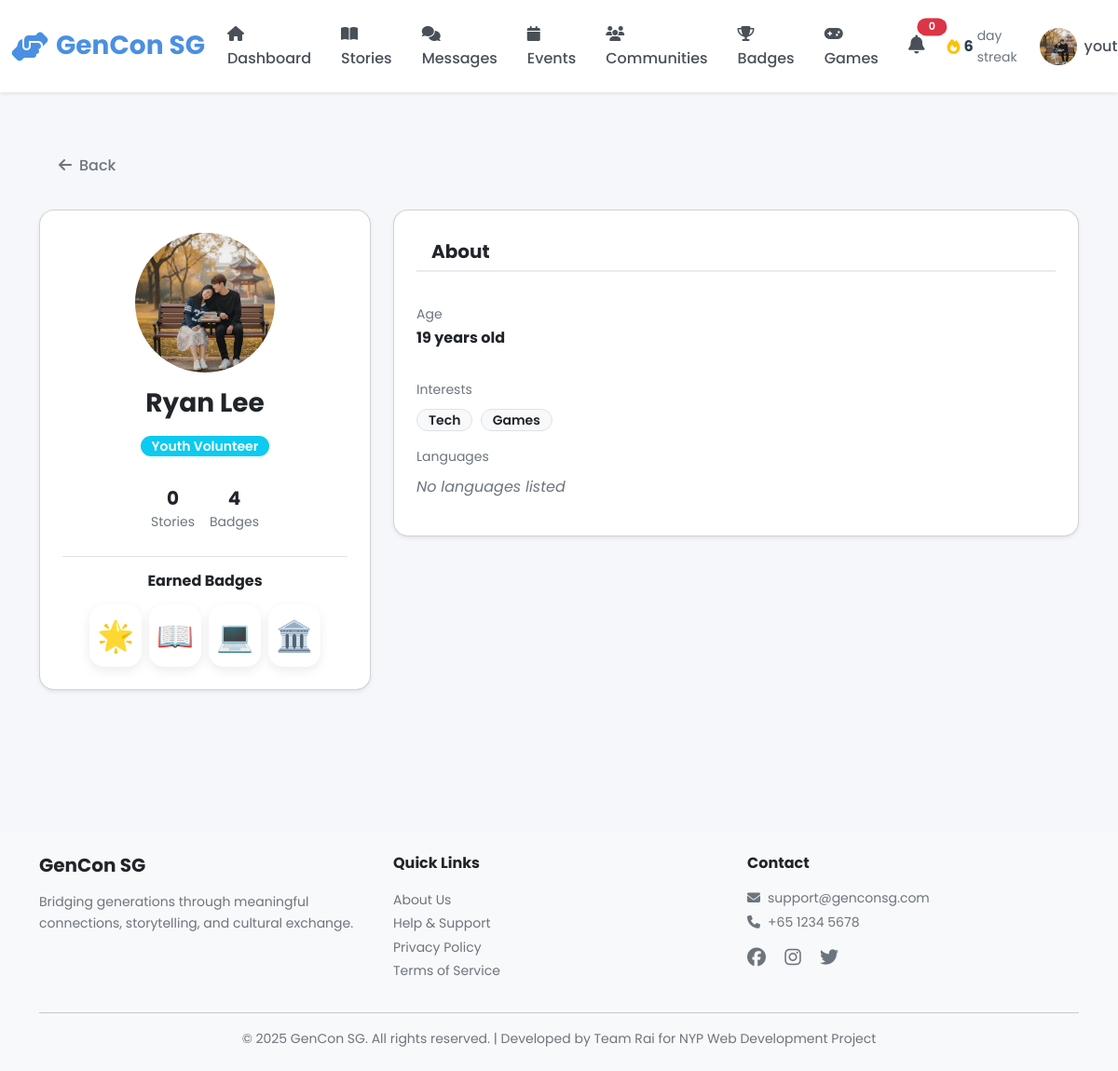
Before: /youth/users/3 (signed in) with the older database file.
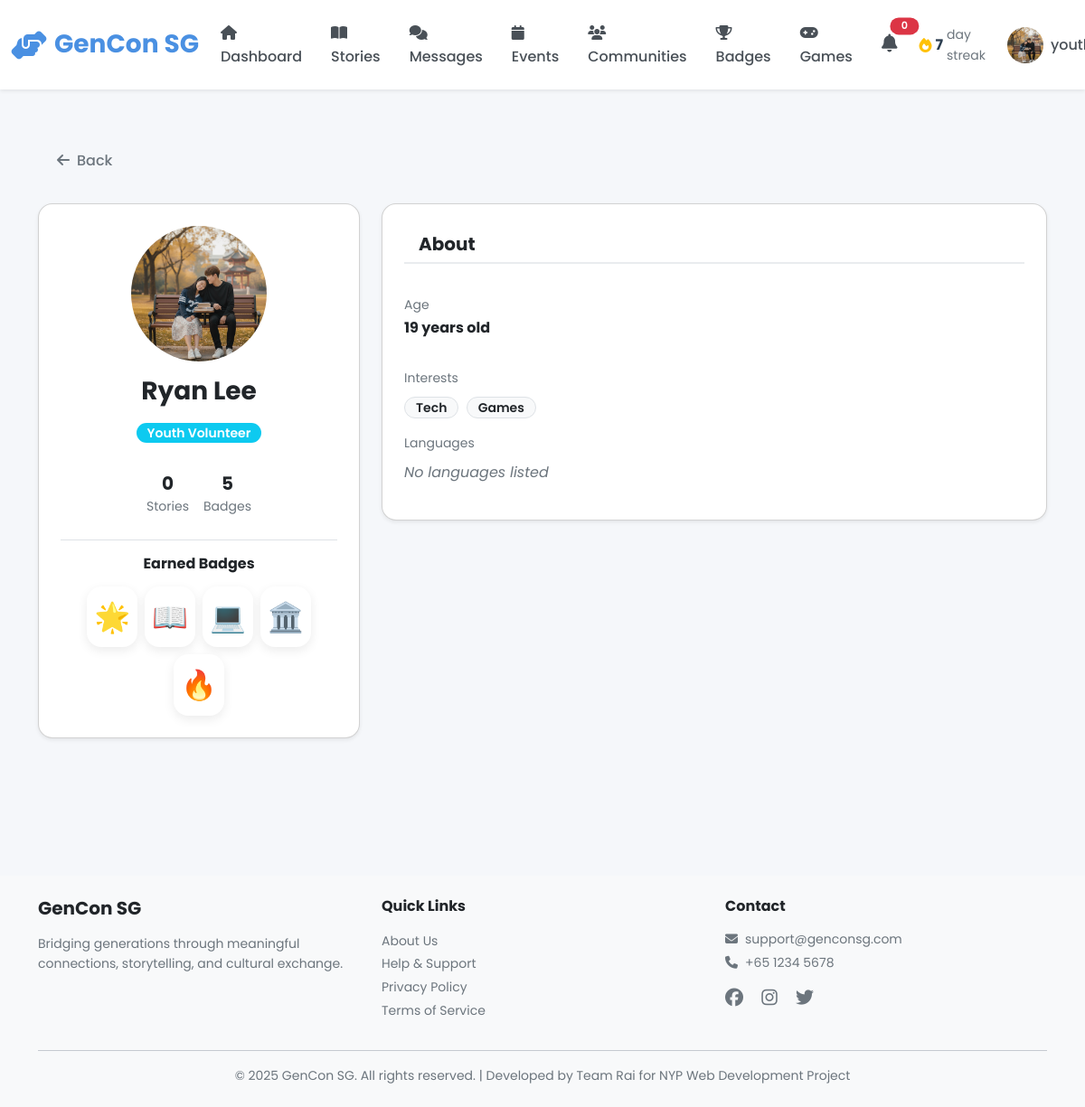
After: the same page with the newer database file.
### models.py (models this page shows, shortened)
class User(db.Model):
    __tablename__ = 'users'
    id = db.Column(db.Integer, primary_key=True)
    username = db.Column(db.String(80), unique=True, nullable=False, index=True)
    password_hash = db.Column(db.String(255), nullable=False)
    email = db.Column(db.String(120), unique=True, nullable=False, index=True)
    full_name = db.Column(db.String(120), nullable=False)
    phone = db.Column(db.String(20))
    age = db.Column(db.Integer, nullable=False)
    bio = db.Column(db.Text)  # User biography
    school = db.Column(db.String(255))  # School or organization for youth
    role = db.Column(db.String(20), nullable=False)  # 'senior', 'youth', or 'admin'
    profile_picture = db.Column(db.String(255), default='images/default-avatar.png')
    disable_reason = db.Column(db.Text)
    interests_json = db.Column(db.Text)  # Stores interests as JSON array
    languages_json = db.Column(db.Text)  # Stores languages as JSON array
    accessibility_settings_json = db.Column(db.Text)  # Stores settings as JSON object
    created_at = db.Column(db.DateTime, default=datetime.utcnow, nullable=False)
    last_active = db.Column(db.DateTime, default=datetime.utcnow, nullable=False)
    is_active = db.Column(db.Boolean, default=True)
    stories = db.relationship('Story', back_populates='user', lazy='dynamic')
    sent_messages = db.relationship('Message', foreign_keys='Message.sender_id',
                                   back_populates='sender', lazy='dynamic')
    received_messages = db.relationship('Message', foreign_keys='Message.recipient_id',
                                       back_populates='recipient', lazy='dynamic')
    senior_pairs = db.relationship('Pair', foreign_keys='Pair.senior_id',
                                   back_populates='senior', lazy='dynamic')
    youth_pairs = db.relationship('Pair', foreign_keys='Pair.youth_id',
                                 back_populates='youth', lazy='dynamic')
    streak = db.relationship('Streak', back_populates='user', uselist=False)
    badges = db.relationship('Badge', back_populates='user', lazy='dynamic')
    checkins = db.relationship('Checkin', back_populates='user', lazy='dynamic')
    @property
    def interests(self):
        if self.interests_json:
            return json.loads(self.interests_json)
        return []
    @interests.setter
    def interests(self, value):
        """Set interests from Python list, store as JSON string."""
        self.interests_json = json.dumps(value)
    @property
    def languages(self):
        if self.languages_json:
            return json.loads(self.languages_json)
        return []
    @languages.setter
    def languages(self, value):
        """Set languages from Python list, store as JSON string."""
        self.languages_json = json.dumps(value)
    @property
    def accessibility_settings(self):
        """Get accessibility settings as Python dict from JSON string."""
        if self.accessibility_settings_json:
            return json.loads(self.accessibility_settings_json)
        return {}

class Badge(db.Model):
    __tablename__ = 'badges'
    id = db.Column(db.Integer, primary_key=True)
    user_id = db.Column(db.Integer, db.ForeignKey('users.id'), nullable=False, index=True)
    badge_type = db.Column(db.String(50), nullable=False)  # e.g., 'Week Warrior', 'Month Master'
    earned_at = db.Column(db.DateTime, default=datetime.utcnow, nullable=False)
    user = db.relationship('User', back_populates='badges')

### blueprints/youth.py (the view)
@youth_bp.route('/users/<int:user_id>')
@login_required
def public_profile(user_id):
    user = User.query.get_or_404(user_id)
    stories_count = Story.query.filter_by(user_id=user.id).count()
    badges_count = Badge.query.filter_by(user_id=user.id).count()
    earned_badges = Badge.query.filter_by(user_id=user.id).all()
    BADGE_ICONS = {
        'First Steps': '🌟', 'Story Keeper': '📖', 'Tech Wizard': '💻',
        'Game Master': '🎮', 'Community Builder': '🏘️', 'Event Organizer': '📅',
        'Heritage Champion': '🏛️', 'Conversation Partner': '💬',
        'Week Warrior': '🔥', 'Month Master': '🏆', 'Century Champion': '💯', 'Year Legend': '👑'
    }
    badges = [{'title': b.badge_type, 'icon': BADGE_ICONS.get(b.badge_type, '🏅')} for b in earned_badges]
    recent_stories = Story.query.filter_by(user_id=user.id).order_by(Story.created_at.desc()).limit(5).all()
    return render_template('youth/public_profile.html',
                         profile_user=user,
                         stories_count=stories_count,
                         badges_count=badges_count,
                         badges=badges,
                         recent_stories=recent_stories)

### templates/youth/public_profile.html (shortened to what this page needs)
{% extends "base.html" %}
{% block body_class %}youth-dashboard{% endblock %}
{% block content %}
<div class="container py-4">
    <div class="mb-4">
        <a href="javascript:history.back()" class="btn btn-outline-secondary">
            <i class="fas fa-arrow-left me-2"></i>Back
        </a>
    </div>
    <div class="row">
        <div class="col-md-4 mb-4">
            <div class="card shadow-sm text-center p-4">
                <img src="{{ url_for('static', filename=profile_user.profile_picture|fix_pfp) }}" class="rounded-circle mb-3 mx-auto d-block" style="width: 150px; height: 150px; object-fit: cover;">
                <h3 class="fw-bold">{{ profile_user.full_name }}</h3>
                <div class="mb-3">
                    {% if profile_user.role == 'senior' %}
                        <span class="badge bg-warning text-dark">Senior</span>
                    {% elif profile_user.role == 'youth' %}
                        <span class="badge bg-info text-white">Youth Volunteer</span>
                    {% else %}
                        <span class="badge bg-secondary">{{ profile_user.role|capitalize }}</span>
                    {% endif %}
                </div>
                <div class="d-flex justify-content-center gap-3 mt-3">
                    <div class="text-center">
                        <h5 class="mb-0 fw-bold">{{ stories_count }}</h5>
                        <small class="text-muted">Stories</small>
                    </div>
                    {% if profile_user.role == 'youth' %}
                    <div class="text-center">
                        <h5 class="mb-0 fw-bold">{{ badges_count }}</h5>
                        <small class="text-muted">Badges</small>
                    </div>
                    {% endif %}
                </div>
                {% if profile_user.role == 'youth' and badges %}
                <div class="mt-4 pt-3 border-top">
                    <h6 class="fw-bold mb-3">Earned Badges</h6>
                    <div class="d-flex flex-wrap justify-content-center gap-2">
                        {% for badge in badges %}
                        <div class="badge-item text-center p-2" title="{{ badge.title }}">
                            <div class="fs-2">{{ badge.icon }}</div>
                        </div>
                        {% endfor %}
                    </div>
                </div>
                {% endif %}
            </div>
        </div>
        <div class="col-md-8">
            <div class="card shadow-sm mb-4">
                <div class="card-header bg-white">
                    <h5 class="mb-0">About</h5>
                </div>
                <div class="card-body">
                    <div class="row g-3">
                        <div class="col-sm-6">
                            <label class="text-muted small">Age</label>
                            <p class="fw-bold">{{ profile_user.age }} years old</p>
                        </div>
                        <div class="col-12">
                            <label class="text-muted small d-block mb-2">Interests</label>
                            {% if profile_user.interests %}
                                {% for interest in profile_user.interests %}
                                    <span class="badge bg-light text-dark border me-1">{{ interest }}</span>
                                {% endfor %}
                            {% else %}
                                <span class="text-muted fst-italic">No interests listed</span>
                            {% endif %}
                        </div>
                        <div class="col-12">
                            <label class="text-muted small d-block mb-2">Languages</label>
                            {% if profile_user.languages %}
                                {% for lang in profile_user.languages %}
                                    <span class="badge bg-light text-dark border me-1">{{ lang }}</span>
                                {% endfor %}
                            {% else %}
                                <span class="text-muted fst-italic">No languages listed</span>
                            {% endif %}
                        </div>
                    </div>
                </div>
            </div>
        </div>
    </div>
</div>
{% endblock %}

Changed rows visible on the page:
added Badge: icon "🔥"
Other visible differences:
{{ user_streak|default(0) }}: "6" → "7"
{{ badges_count }}: "4" → "5"
